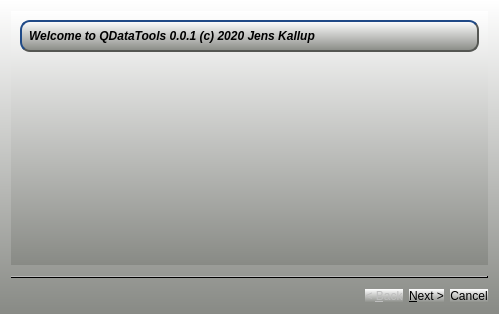
<?xml version="1.0" encoding="UTF-8"?>
<ui version="4.0">
 <class>MyFaceBookWizard</class>
 <widget class="QWizard" name="MyFaceBookWizard">
  <property name="geometry">
   <rect>
    <x>0</x>
    <y>0</y>
    <width>499</width>
    <height>314</height>
   </rect>
  </property>
  <property name="windowTitle">
   <string>Wizard</string>
  </property>
  <property name="styleSheet">
   <string notr="true">background-color: qlineargradient(spread:pad, x1:1, y1:1, x2:1, y2:0, stop:0 rgba(136, 138, 133, 255), stop:1 rgba(255, 255, 255, 255));
border:0px;</string>
  </property>
  <widget class="QWizardPage" name="wizardPage">
   <layout class="QVBoxLayout" name="verticalLayout">
    <item>
     <layout class="QVBoxLayout" name="verticalLayout_3">
      <item>
       <widget class="QWidget" name="widget_6" native="true">
        <property name="styleSheet">
         <string notr="true">border-bottom:2px solid rgb(85, 87, 83);
border-right:2px solid rgb(85, 87, 83);
border-top:2px solid rgb(32, 74, 135);
border-left:2px solid rgb(32, 74, 135);
border-radius:10px;
background-color: qlineargradient(spread:pad, x1:1, y1:1, x2:1, y2:0, stop:0 rgba(136, 138, 133, 255), stop:1 rgba(255, 255, 255, 255));</string>
        </property>
        <layout class="QVBoxLayout" name="verticalLayout_2">
         <item>
          <widget class="QLabel" name="label_6">
           <property name="font">
            <font>
             <weight>75</weight>
             <italic>true</italic>
             <bold>true</bold>
            </font>
           </property>
           <property name="styleSheet">
            <string notr="true">border:0px solid rgba(0,0,0,0);
background-color: rgba(238, 238, 236,0);</string>
           </property>
           <property name="text">
            <string>Welcome to QDataTools 0.0.1 (c) 2020 Jens Kallup</string>
           </property>
          </widget>
         </item>
        </layout>
       </widget>
      </item>
      <item>
       <spacer name="verticalSpacer">
        <property name="orientation">
         <enum>Qt::Vertical</enum>
        </property>
        <property name="sizeHint" stdset="0">
         <size>
          <width>20</width>
          <height>40</height>
         </size>
        </property>
       </spacer>
      </item>
      <item>
       <layout class="QHBoxLayout" name="horizontalLayout_2">
        <item>
         <spacer name="horizontalSpacer">
          <property name="orientation">
           <enum>Qt::Horizontal</enum>
          </property>
          <property name="sizeHint" stdset="0">
           <size>
            <width>40</width>
            <height>20</height>
           </size>
          </property>
         </spacer>
        </item>
       </layout>
      </item>
     </layout>
    </item>
   </layout>
  </widget>
  <widget class="QWizardPage" name="wizardPage1">
   <property name="styleSheet">
    <string notr="true">border:0px;</string>
   </property>
  </widget>
 </widget>
 <resources/>
 <connections/>
</ui>
